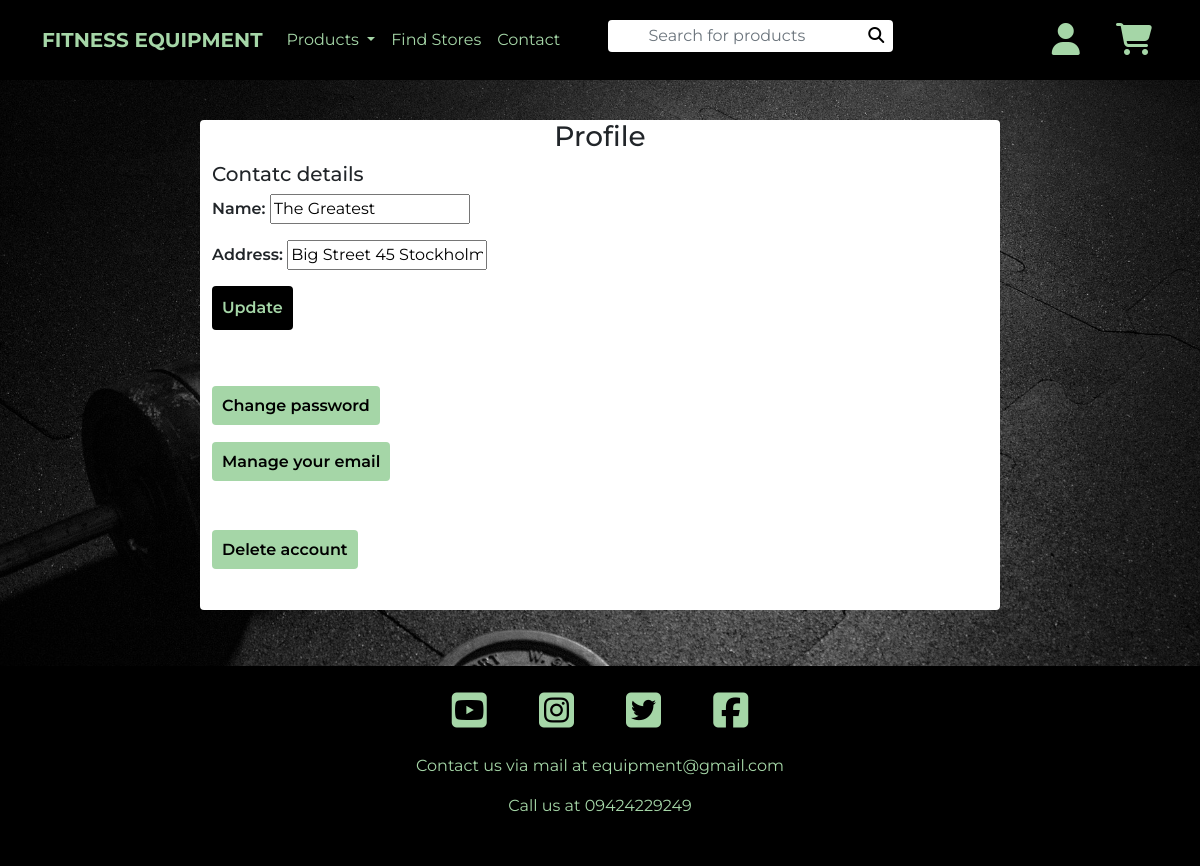
The page /profile/ (signed in) on the database as committed earlier.
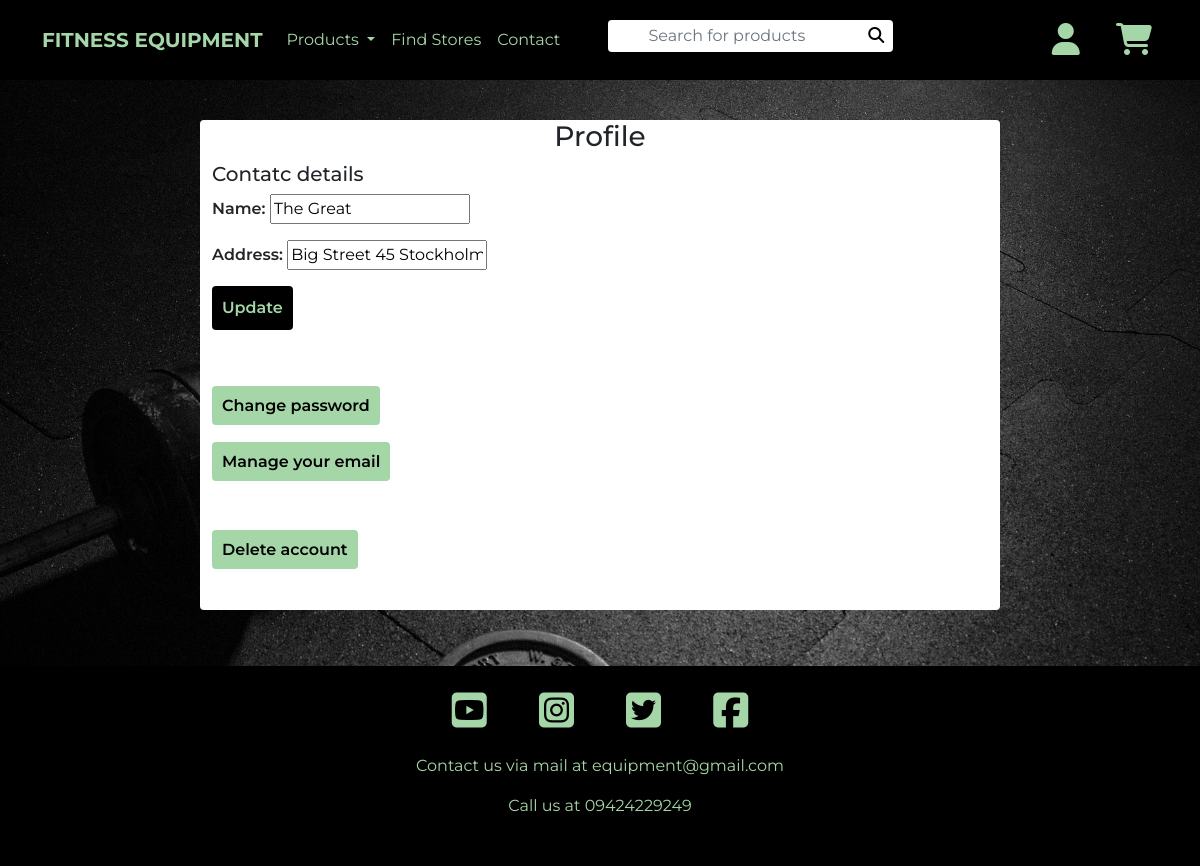
The same page on the database as committed later.
### user_profile/models.py (models this page shows, shortened)
class UserProfile(models.Model):
    user = models.OneToOneField(User, on_delete=models.CASCADE)
    address = models.CharField(max_length=300)
    name = models.CharField(max_length=200)

### user_profile/views.py (the view)
# urls.py: path('', views.show_profile, name="show_profile"),
def show_profile(request):
    user = get_object_or_404(User, id=request.user.id)
    user_profile_form = UserProfileForm()
    try:
        user_profile_form = UserProfileForm(instance=user.userprofile)
    except Exception as e:
        user_profile_form = UserProfileForm()
        print(f"{e}")
    context = {
        "user": user,
        "user_profile_form": user_profile_form,
    }
    return render(request, "profile/profile.html", context)

### user_profile/forms.py
class UserProfileForm(ModelForm):
    class Meta:
        model = UserProfile
        fields = ["name", "address"]

### fitness_equipment/custom_context.py (called while the page is built)
def show_categories(request):
    return {
        "categories": Category.objects.all()[:6],
        "products": Product.objects.all()[:6],
        "manufacturers": Manufacturer.objects.all()[:6],
    }

### products/models.py (called while the page is built)
    def __str__(self):
        return self.name

### shopping_bag/shopping_bag_context.py (called while the page is built)
def bag(request):
    bag = request.session.get("shopping_bag", {})
    context = {}
    try:
        total_cost = request.session["shopping_bag"]["total_cost"]
    except KeyError:
        total_cost = {}
    for product in bag:
        if not product == "total_cost":
            context[product] = {"product": get_object_or_404(
                Product, id=product), "quantity": bag[product]["quantity"]}
    return {"context": context,
            "total_cost": total_cost
    }

### user_profile/templates/profile/profile.html (shortened to what this page needs)
{% extends "base.html" %}
{% load static %}
{% block extra_css %}
    <link rel="stylesheet" href="{% static 'home/css/home.css' %}">
{% endblock %}
{% block main_content %}
    <div class="container-fluid">
        <div class="row">
            <div class="col-10 offset-1 col-md-8 offset-md-2 main-window">
                <h3 class="text-center">Profile</h3>
                <div class="row">
                    <div class="col-12">
                        <h5>Contatc details</h5>
                        <form method="POST" action="{% url 'update_profile' %}">
                        {{ user_profile_form.as_p }}
                        <button class="black-button small-button" type="submit">Update</button>
                        </form>
                    </div>
                </div>
                <div class="row my-5">
                    <div class="col-12 my-3">
                        <a class="green-button small-button text-center" href="{% url 'account_change_password' %}">
                            Change password
                        </a>
                    </div>
                    <div class="col-12 my-3">
                        <a class="green-button small-button text-center" href="{% url 'account_email' %}">
                            Manage your email
                        </a>
                    </div>
                </div>
                <div class="row my-5">
                    <div class="col-12">
                        <a class="green-button small-button text-center" href="{% url 'account_email' %}">
                            Delete account
                        </a>
                    </div>
                </div>
            </div>
        </div>
    </div>
{% endblock %}

Rows that differ between the two databases and show on the page:
changed UserProfile "Big Street 45 Stockholm": name "The Greatest" → "The Great"
